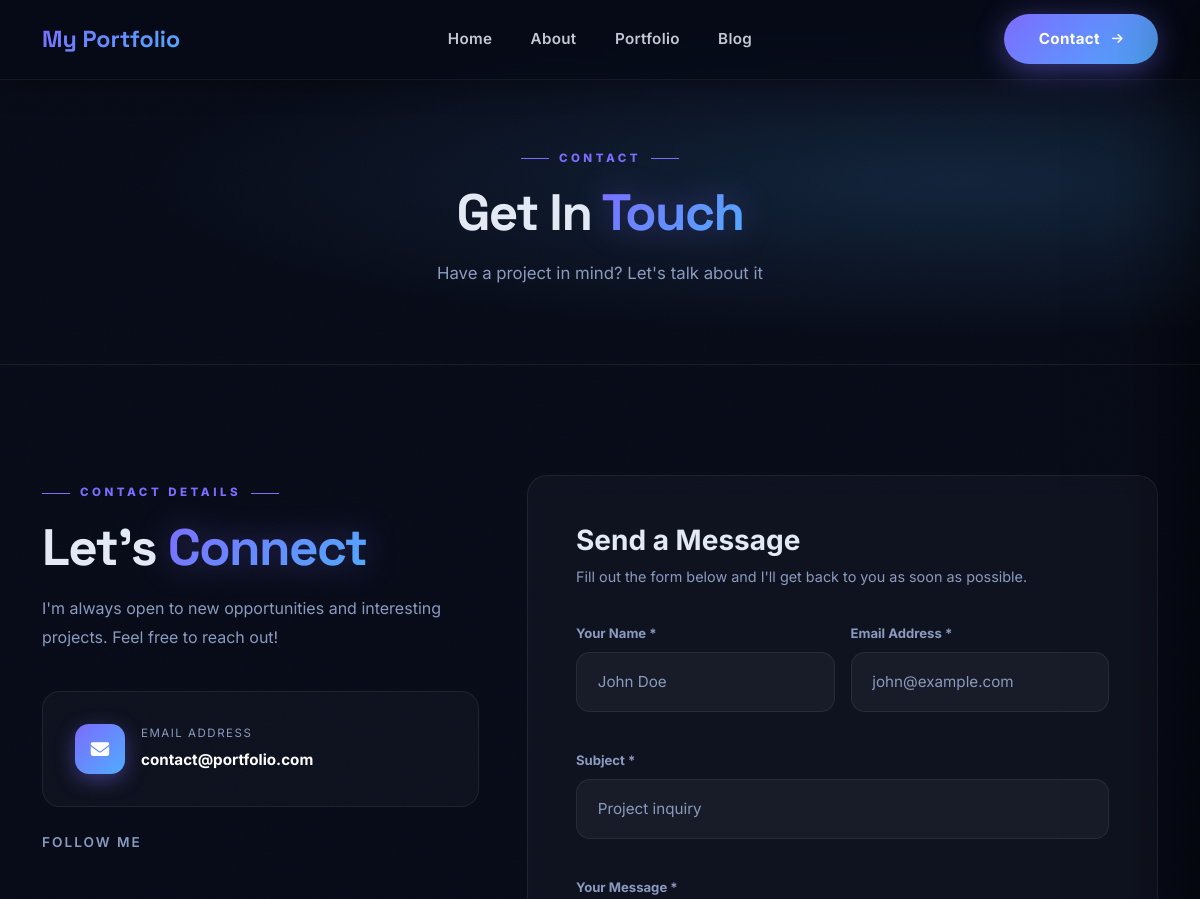
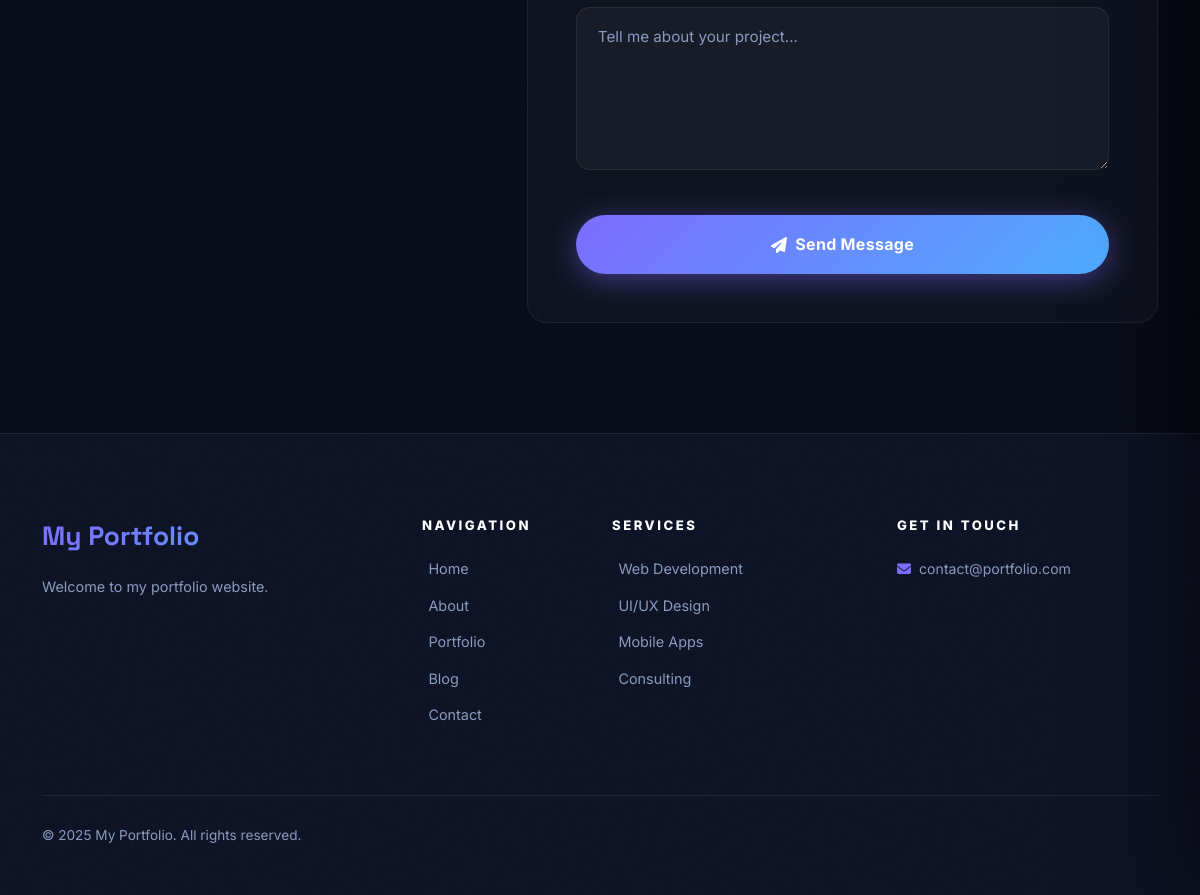
The app's page /index.php/home/contact with its own data (2 pictures, top to bottom).
### tables this page shows
CREATE TABLE IF NOT EXISTS `settings` (
  `id` int(11) NOT NULL AUTO_INCREMENT,
  `site_title` varchar(200) NOT NULL DEFAULT 'My Portfolio',
  `site_description` text DEFAULT NULL,
  `site_keywords` text DEFAULT NULL,
  `site_email` varchar(150) DEFAULT NULL,
  `site_phone` varchar(50) DEFAULT NULL,
  `site_address` text DEFAULT NULL,
  `site_logo` varchar(255) DEFAULT NULL,
  `site_favicon` varchar(255) DEFAULT NULL,
  `facebook_url` varchar(255) DEFAULT NULL,
  `twitter_url` varchar(255) DEFAULT NULL,
  `linkedin_url` varchar(255) DEFAULT NULL,
  `instagram_url` varchar(255) DEFAULT NULL,
  `github_url` varchar(255) DEFAULT NULL,
  `copyright_text` varchar(255) DEFAULT NULL,
  PRIMARY KEY (`id`)
);

### application/controllers/Home.php (called while the page is built, shortened)
<?php
class Home extends CI_Controller
{
    public function __construct()
    {
        $this->load->model('Settings_model');
        $this->load->model('Hero_model');
        $this->load->model('About_model');
        $this->load->model('Skill_model');
        $this->load->model('Service_model');
        $this->load->model('Portfolio_model');
        $this->load->model('Testimonial_model');
        $this->load->model('Blog_model');
        $this->load->model('Contact_model');
        $this->data['settings'] = $this->Settings_model->get_settings();
    }
    public function contact()
    {
        $this->data['title'] = 'Contact - ' . $this->data['settings']->site_title;
        $this->load->view('frontend/templates/header', $this->data);
        $this->load->view('frontend/contact', $this->data);
        $this->load->view('frontend/templates/footer', $this->data);
    }
}

### index.php (called while the page is built, shortened)
<?php
require_once BASEPATH.'core/CodeIgniter.php';

### application/models/Settings_model.php (called while the page is built, shortened)
<?php
class Settings_model extends CI_Model {
    public function get_settings() {
        $query = $this->db->get('settings');
        return $query->row();
    }
}

### application/views/frontend/contact.php (the view, shortened to what this page needs)
<div
    style="padding:140px 0 60px;background:radial-gradient(ellipse at 80% 50%,rgba(79,172,254,0.15) 0%,transparent 60%),var(--dark);border-bottom:1px solid var(--border);text-align:center;">
    <div class="container">
        <div class="section-label">Contact</div>
        <h1 class="section-title-main">Get In <span class="gradient-text">Touch</span></h1>
        <p class="section-subtitle mx-auto">Have a project in mind? Let's talk about it</p>
    </div>
</div>
<section class="section">
    <div class="container">
        <div class="row g-5">
            <div class="col-lg-5" data-aos="fade-right">
                <div class="section-label">Contact Details</div>
                <h2 class="section-title-main mb-3">Let's <span class="gradient-text">Connect</span></h2>
                <p style="color:var(--text-muted);margin-bottom:2.5rem;line-height:1.8;">I'm always open to new
                    opportunities and interesting projects. Feel free to reach out!</p>
                <?php if ($settings->site_email): ?>
                    <div class="contact-info-card">
                        <div class="contact-icon"><i class="fas fa-envelope"></i></div>
                        <div>
                            <div class="contact-info-label">Email Address</div>
                            <div class="contact-info-value">
                                <?php echo $settings->site_email; ?>
                            </div>
                        </div>
                    </div>
                <?php endif; ?>
                <div class="mt-4">
                    <p
                        style="color:var(--text-muted);font-size:0.85rem;margin-bottom:1rem;text-transform:uppercase;letter-spacing:2px;font-weight:600;">
                        Follow Me</p>
                </div>
            </div>
            <div class="col-lg-7" data-aos="fade-left">
                <div class="glass-card p-4 p-lg-5">
                    <h3 style="font-weight:700;margin-bottom:0.5rem;">Send a Message</h3>
                    <p style="color:var(--text-muted);font-size:0.9rem;margin-bottom:2rem;">Fill out the form below and
                        I'll get back to you as soon as possible.</p>
                    <form action="<?php echo base_url('send_message'); ?>" method="POST">
                        <div class="row g-3">
                            <div class="col-md-6">
                                <div class="form-floating-custom">
                                    <label>Your Name *</label>
                                    <input type="text" name="name" placeholder="John Doe" required>
                                </div>
                            </div>
                            <div class="col-md-6">
                                <div class="form-floating-custom">
                                    <label>Email Address *</label>
                                    <input type="email" name="email" placeholder="john@example.com" required>
                                </div>
                            </div>
                            <div class="col-12">
                                <div class="form-floating-custom">
                                    <label>Subject *</label>
                                    <input type="text" name="subject" placeholder="Project inquiry" required>
                                </div>
                            </div>
                            <div class="col-12">
                                <div class="form-floating-custom">
                                    <label>Your Message *</label>
                                    <textarea name="message" rows="5" placeholder="Tell me about your project..."
                                        required></textarea>
                                </div>
                            </div>
                            <div class="col-12">
                                <button type="submit" class="btn-primary-grad w-100"
                                    style="justify-content:center;font-size:1rem;padding:1rem;">
                                    <i class="fas fa-paper-plane"></i> Send Message
                                </button>
                            </div>
                        </div>
                    </form>
                </div>
            </div>
        </div>
    </div>
</section>

### application/views/frontend/templates/header.php (shortened to what this page needs)
<!DOCTYPE html>
<html lang="en">
<head>
    <link href="https://cdn.jsdelivr.net/npm/bootstrap@5.3.0/dist/css/bootstrap.min.css" rel="stylesheet">
    <link rel="stylesheet" href="https://cdnjs.cloudflare.com/ajax/libs/font-awesome/6.4.0/css/all.min.css">
    <link href="https://unpkg.com/aos@2.3.1/dist/aos.css" rel="stylesheet">
</head>
<body>
    <nav class="navbar navbar-expand-lg fixed-top" id="mainNav">
        <div class="container">
            <a class="navbar-brand" href="<?php echo base_url(); ?>">
                <?php if ($settings->site_logo): ?>
                    <img src="<?php echo base_url('uploads/settings/' . $settings->site_logo); ?>" alt="<?php echo $settings->site_title; ?>">
                <?php
else: ?>
                    <?php echo $settings->site_title; ?>
                <?php
endif; ?>
            </a>
            <div class="collapse navbar-collapse d-none d-lg-flex justify-content-center" id="navbarNav">
                <ul class="navbar-nav mx-auto align-items-center">
                    <li class="nav-item"><a class="nav-link <?php echo current_url() == base_url() ? 'active' : ''; ?>" href="<?php echo base_url(); ?>">Home</a></li>
                    <li class="nav-item"><a class="nav-link <?php echo current_url() == base_url('about') ? 'active' : ''; ?>" href="<?php echo base_url('about'); ?>">About</a></li>
                    <li class="nav-item"><a class="nav-link <?php echo current_url() == base_url('portfolio') ? 'active' : ''; ?>" href="<?php echo base_url('portfolio'); ?>">Portfolio</a></li>
                    <li class="nav-item"><a class="nav-link <?php echo current_url() == base_url('blog') ? 'active' : ''; ?>" href="<?php echo base_url('blog'); ?>">Blog</a></li>
                </ul>
            </div>
            <div class="d-none d-lg-block">
                <a class="btn-primary-grad nav-contact-btn" href="<?php echo base_url('contact'); ?>">
                    Contact <i class="fas fa-arrow-right ms-1" style="font-size:0.8em"></i>
                </a>
            </div>
        </div>
    </nav>
    <main>

### application/views/frontend/templates/footer.php (shortened to what this page needs)
</main>
<footer class="footer">
    <div class="container">
        <div class="row g-4">
            <div class="col-lg-4">
                <div class="footer-brand"><?php echo $settings->site_title; ?></div>
                <p class="footer-desc"><?php echo $settings->site_description; ?></p>
            </div>
            <div class="col-lg-2 col-6">
                <p class="footer-heading">Navigation</p>
                <ul class="footer-links">
                    <li><a href="<?php echo base_url(); ?>">Home</a></li>
                    <li><a href="<?php echo base_url('about'); ?>">About</a></li>
                    <li><a href="<?php echo base_url('portfolio'); ?>">Portfolio</a></li>
                    <li><a href="<?php echo base_url('blog'); ?>">Blog</a></li>
                    <li><a href="<?php echo base_url('contact'); ?>">Contact</a></li>
                </ul>
            </div>
            <div class="col-lg-3 col-6">
                <p class="footer-heading">Services</p>
                <ul class="footer-links">
                    <li><a href="#">Web Development</a></li>
                    <li><a href="#">UI/UX Design</a></li>
                    <li><a href="#">Mobile Apps</a></li>
                    <li><a href="#">Consulting</a></li>
                </ul>
            </div>
            <div class="col-lg-3">
                <p class="footer-heading">Get In Touch</p>
                <?php if ($settings->site_email): ?>
                    <p style="color:var(--text-muted);font-size:0.88rem;margin-bottom:0.6rem;"><i class="fas fa-envelope me-2" style="color:var(--primary)"></i><?php echo $settings->site_email; ?></p>
                <?php endif; ?>
            </div>
        </div>
        <div class="footer-bottom">
            <p class="footer-copy">
                <?php echo $settings->copyright_text ? $settings->copyright_text : '&copy; ' . date('Y') . ' ' . $settings->site_title . '. All rights reserved.'; ?>
            </p>
        </div>
    </div>
</footer>
</body>
</html>

### records on screen
settings: site_title "My Portfolio", site_email "contact@portfolio.com", site_description "Welcome to my portfolio website.", copyright_text "© 2025 My Portfolio. All rights reserved."
